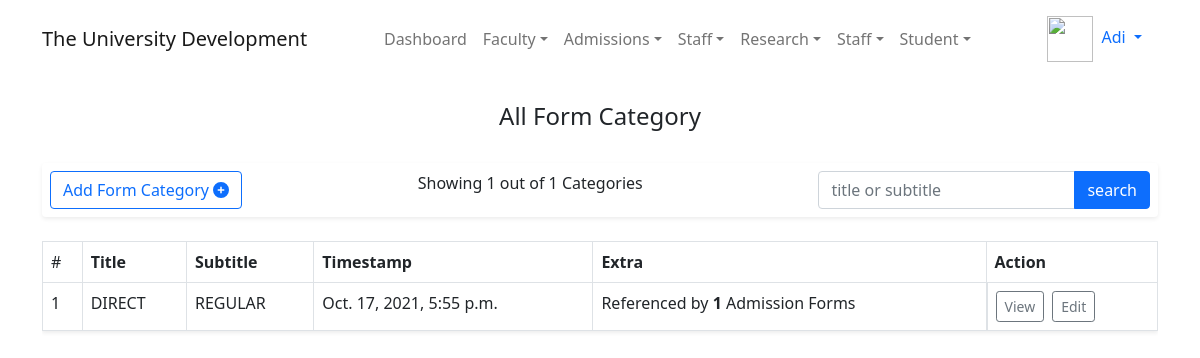
The page /admission/staff/formtype/list/ (signed in) on the database as committed earlier.
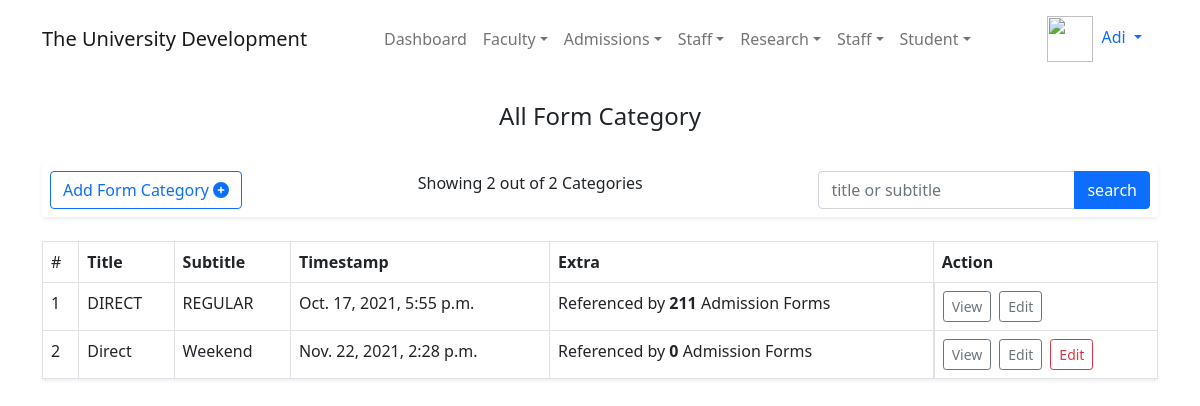
The same page on the database as committed later.
### admission/models.py (models this page shows, shortened)
class FormTypeChoicesModel(models.Model):
    title = models.CharField(max_length=120, validators=[validate_alphanumberic_space])
    subtitle = models.CharField(max_length=120, validators=[validate_alphanumberic_space])
    timestamp = models.DateTimeField(auto_now_add=True)
    objects = FormTypeManager()
    class Meta:
        ordering = ('title', 'id')
        constraints = [
            UniqueConstraint(fields=['title', 'subtitle'], name='unique_formtype')
                       ]
    def get_absolute_url(self):
        return reverse('Admission:form_type_detail',
                       kwargs={
                           'title': self.title,
                           'id': self.id
                       })
    def forms_referenced(self):
        return self.forms

### admission/views.py (the view)
# urls.py: path('formtype/list/', FormTypeModelListView.as_view(), name='form_type_list'),
class FormTypeModelListView(LoginRequiredMixin, PermissionRequiredMixin, ListView):
    permission_required = 'admission.view_formtypechoicesmodel'
    model = FormTypeChoicesModel
    template_name = 'admission/formtype/list.html'
    search_name = 'formtype'
    def get_context_data(self, *, object_list=None, **kwargs):
        ctx = super(FormTypeModelListView, self).get_context_data(object_list=object_list, **kwargs)
        ctx['title'] = 'Form Type'
        ctx['tt_category'] = self.get_total_formtypes()
        ctx['tt_result'] = self.object_list.count()
        ctx['has_add_perm'] = self.can_user_add_formtype()
        ctx['can_delete'] = self.can_user_delete_formtype()
        ctx['search_name'] = self.search_name
        ctx['search_value'] = self.request.GET.get(self.search_name)
        return ctx
    def get_total_formtypes(self):
        return self.model.objects.count()
    def get_queryset(self):
        return self.model.objects.search(self.request.GET.get(self.search_name))
    def can_user_add_formtype(self):
        return self.request.user.has_perm('add_formtypechoicesmodel')
    def can_user_delete_formtype(self):
        return self.request.user.has_perm('delete_formtypechoicesmodel')

### Home/templatetags/institution_extra.py (called while the page is built)
@register.simple_tag(name='institutionFullName')
def get_institution_fullname_name():
    return settings.COLLEGE_FULL_NAME

@register.simple_tag(name='institutionShortName')
def get_institution_short_name():
    return settings.COLLEGE_SHORT_NAME

### accounts/models.py (called while the page is built)
    def get_short_name(self):
        return self.first_name

### admission/models.py (called while the page is built)
    def search(self, value):
        if value:
            return self.filter(
                models.Q(title__icontains=value) | models.Q(subtitle__icontains=value)
            )
        return self.all()

### admission/templates/admission/formtype/list.html (shortened to what this page needs)
{% extends 'base/base.html' %}
{% block container %}
    <div class="container">
        <div class="row my-4">
            <div class="col-auto mx-auto text-center">
                <h4>All Form Category</h4>
            </div>
        </div>
        <div class="row my-4">
            <div class="col">
                <div class="p-2 rounded shadow-sm d-flex justify-content-between align-baseline">
                    <a href="{% url 'Admission:form_type_create' %}?back={{ request.path }}" class="btn btn-outline-primary" onclick="dynamicSpinner(this)"><span>Add Form Category</span> <span class="fa fa-plus-circle"></span></a>
                    <span>Showing {{ tt_result }} out of {{ tt_category }} Categories</span>
                    <form action="" method="get">
                        <div class="input-group">
                            <input type="search" name="{{ search_name }}" id="" placeholder="title or subtitle" class="form-control" value="{{ search_value|default:'' }}">
                            <button type="submit" class="btn btn-primary">search</button>
                        </div>
                    </form>
                </div>
            </div>
        </div>
        {% if formtypechoicesmodel_list %}
        <div class="row my-4">
            <div class="col">
                <div class="table-responsive">
                    <table class="table table-hover table-bordered shadow-sm">
                        <tr>
                            <td>#</td>
                            <th>Title</th>
                            <th>Subtitle</th>
                            <th>Timestamp</th>
                            <th>Extra</th>
                            <th>Action</th>
                        </tr>
                        {% for formtypechoicesmodel in formtypechoicesmodel_list %}
                            <tr>
                                <td>{{ forloop.counter }}</td>
                                <td>{{ formtypechoicesmodel.title }}</td>
                                <td>{{ formtypechoicesmodel.subtitle }}</td>
                                <td>{{ formtypechoicesmodel.timestamp }}</td>
                                <td>Referenced by <b>{{ formtypechoicesmodel.forms_referenced.count }}</b> Admission Forms</td>
                                <td class="d-flex gap-2">
                                    <a href="{{ formtypechoicesmodel.get_absolute_url }}" class="btn btn-outline-secondary btn-sm" onclick="dynamicSpinner(this)">View</a>
                                    <a href="#" class="btn btn-outline-secondary btn-sm" onclick="dynamicSpinner(this)">Edit</a>
                                    {% if can_delete and formtypechoicesmodel.forms_referenced.count == 0 %}
                                        <a href="#" class="btn btn-outline-danger btn-sm" onclick="dynamicSpinner(this)">Edit</a>
                                    {% endif %}
                                </td>
                            </tr>
                        {% endfor %}
                    </table>
                </div>
            </div>
        </div>
        {% endif %}
    </div>
{% endblock %}

Rows that differ between the two databases and show on the page:
computed for FormTypeChoicesModel "DIRECT": forms_referenced.count "1" → "211"
added FormTypeChoicesModel: title "Direct", subtitle "Weekend", timestamp "Nov. 22, 2021, 2:28 p.m.", forms_referenced.count "0", shows "Edit"
Other text that changed with them:
{{ tt_result }}: "1" → "2"
{{ tt_category }}: "1" → "2"
